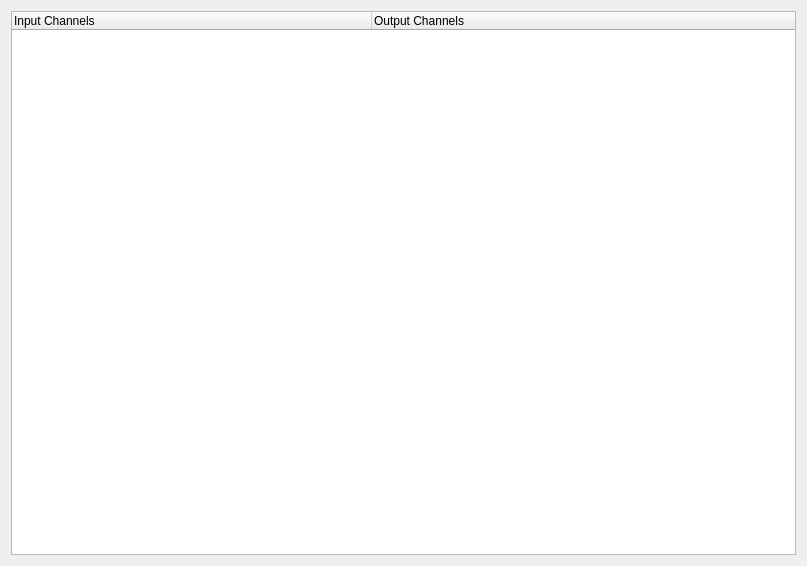
<?xml version="1.0" encoding="UTF-8"?>
<ui version="4.0">
 <class>AudioPatchbayForm</class>
 <widget class="QWidget" name="AudioPatchbayForm">
  <property name="geometry">
   <rect>
    <x>0</x>
    <y>0</y>
    <width>807</width>
    <height>566</height>
   </rect>
  </property>
  <property name="windowTitle">
   <string>Form</string>
  </property>
  <layout class="QGridLayout" name="gridLayout">
   <item row="0" column="0">
    <widget class="QTreeWidget" name="treeWidget">
     <property name="selectionMode">
      <enum>QAbstractItemView::NoSelection</enum>
     </property>
     <property name="rootIsDecorated">
      <bool>true</bool>
     </property>
     <property name="itemsExpandable">
      <bool>true</bool>
     </property>
     <property name="headerHidden">
      <bool>false</bool>
     </property>
     <property name="columnCount">
      <number>2</number>
     </property>
     <attribute name="headerDefaultSectionSize">
      <number>360</number>
     </attribute>
     <column>
      <property name="text">
       <string notr="true">Input Channels</string>
      </property>
     </column>
     <column>
      <property name="text">
       <string notr="true">Output Channels</string>
      </property>
     </column>
    </widget>
   </item>
  </layout>
 </widget>
 <resources/>
 <connections/>
</ui>
